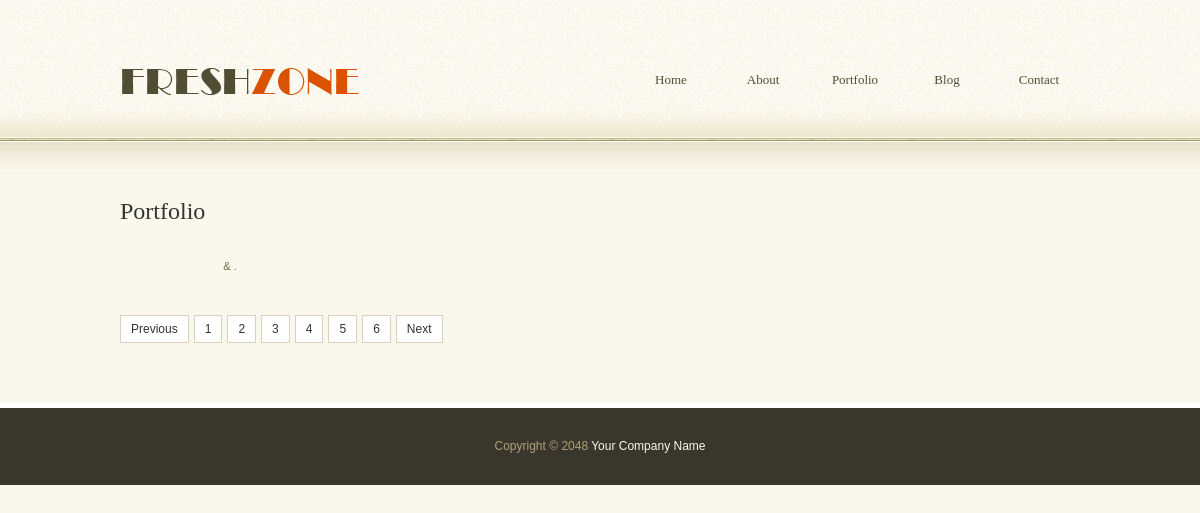
/portfolio/, run on an earlier commit of the app's database.
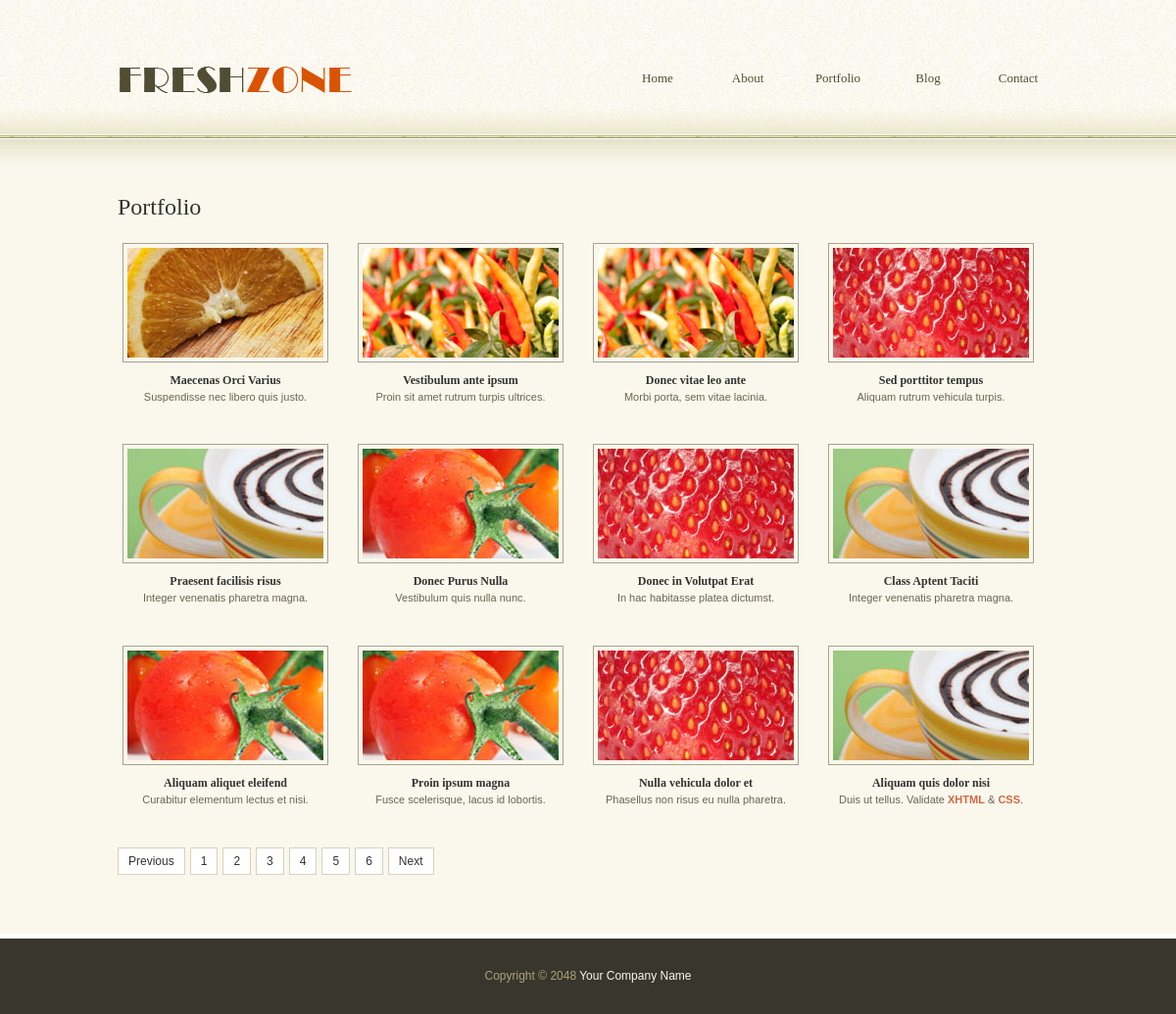
And on a later commit of the database.
### app/models.py (models this page shows, shortened)
class FooterText(models.Model):
    text = models.CharField(max_length=255)
    link_url = models.URLField(max_length=255)
    link_name = models.CharField(max_length=255)
    class Meta:
        verbose_name = "Footer Text"
        verbose_name_plural = "Footer Text"

class Gallery(models.Model):
    title = models.CharField(max_length=255)
    description = models.CharField(max_length=500)
    image_title = models.CharField(max_length=255)
    image_class = models.CharField(max_length=255)
    image = models.ImageField(upload_to="gallery")
    link_url = models.URLField(max_length=255)
    link_name = models.CharField(max_length=255)
    class Meta:
        verbose_name = "Gallery"
        verbose_name_plural = "Gallery"

class Gallery1(models.Model):
    title = models.CharField(max_length=255)
    description = models.CharField(max_length=500)
    image_title = models.CharField(max_length=255)
    image_class = models.CharField(max_length=255)
    image = models.ImageField(upload_to="gallery")
    link_url1 = models.URLField(max_length=255, blank=True, null=True)
    link_name1 = models.CharField(max_length=255, blank=True, null=True)
    link_url2 = models.URLField(max_length=255, blank=True, null=True)
    link_name2 = models.CharField(max_length=255, blank=True, null=True)
    link_url3 = models.URLField(max_length=255, blank=True, null=True)
    link_name3 = models.CharField(max_length=255, blank=True, null=True)
    class Meta:
        verbose_name = "Gallery1"
        verbose_name_plural = "Gallery1"

### app/views.py (the view)
# urls.py: path('portfolio/', views.portfolio, name="portfolio"),
def portfolio(request):
    context = {
        "header_text": HeaderText.objects.all().first(),
        "footer_text": FooterText.objects.all().first(),
        "galleru_main": GalleryMain.objects.all().first(),
        "gallery": Gallery.objects.all(),
        "gallery1": Gallery1.objects.all().first(),
    }
    return render(request, "portfolio.html", context)

### app/templates/portfolio.html (shortened to what this page needs)
{% extends "base.html" %}
{% load static %}
  {% block portfolio_template %}
      <div id="templatemo_main_wrapper">
          <div id="templatemo_main">
          <h2>Portfolio</h2>
						{% for gallery in gallery %}
              <div class="gallery_box">
                  <a href="{{gallery.link_url}}" rel="lightbox[portfolio]">
                    <img src="{{gallery.image.url}}" alt="Portfolio 01" class="{{gallery.image_class}}"/></a>
                  <h5>{{gallery.title}}</h5>
                  <p>{{gallery.description}} </p>
              </div>
						{% endfor %}
              <div class="gallery_box no_margin_right">
                  <a href="{% static "images/portfolio/04.jpg" %} %}" rel="lightbox[portfolio]">
                    <img src="{{gallery1.image.url}}" alt="{{gallery1.image_title}}"
                    class="{{gallery1.image_class}}"/></a>
                  <h5>{{gallery1.title}}</h5>
                  <p>{{gallery1.description}} <a href="{{gallery1.link_url1}}" rel="nofollow">
                    <strong>{{gallery1.link_name1}}</strong></a> &amp; <a href="{{gallery1.link_url2}}"
                    rel="nofollow"><strong>{{gallery1.link_name2}}</strong></a>.</p>
              </div>
              <div class="pagging">
                  <ul>
                      <li><a href="#">Previous</a></li>
                      <li><a href="#">1</a></li>
                      <li><a href="#">2</a></li>
                      <li><a href="#">3</a></li>
                      <li><a href="#">4</a></li>
                      <li><a href="#">5</a></li>
                      <li><a href="#">6</a></li>
                      <li><a href="#">Next</a></li>
                  </ul>
              </div>
          </div>
      </div>
  {% endblock %}

### app/templates/base.html (shortened to what this page needs)
{% load static %}
   <!DOCTYPE html PUBLIC "-//W3C//DTD XHTML 1.0 Transitional//EN" "http://www.w3.org/TR/xhtml1/DTD/xhtml1-transitional.dtd">
    <html xmlns="http://www.w3.org/1999/xhtml">
    <head>
      <link href="{% static "css/templatemo_style.css" %}" rel="stylesheet" type="text/css" />
      <link rel="stylesheet" type="text/css" href="{% static "css/ddsmoothmenu.css" %}" />
    <link rel="stylesheet" type="text/css" media="all" href="{% static "css/jquery.dualSlider.0.2.css" %}" />
    </head>
      <body>
        <div id="templatemo_header_wrapper">
            <div id="templatemo_header">
                <div id="site_title">
									<h1><a href="#">Fresh Zone Template</a></h1>
								</div>
                <div id="templatemo_menu" class="ddsmoothmenu">
                    <ul>
                        <li><a href="{% url 'index' %}" >Home</a></li>
                        <li><a href="{% url 'about' %}">About</a>
                        </li>
                        <li><a href="{% url 'portfolio' %}">Portfolio</a>
                        </li>
                        <li><a href="{% url 'blog' %}">Blog</a></li>
                        <li><a href="{% url 'contact' %}">Contact</a></li>
                    </ul>
                    <br style="clear: left" />
                </div>
            </div>
        </div>
        {% block portfolio_template %}{% endblock %}
        <div id="templatemo_footer_wrapper">
            <div id="templatemo_footer">
                {{footer_text.text}} <a href="{{footer_text.link_url}}">{{footer_text.link_name}}</a>
            </div>
        </div>
      </body>
    </html>

### app/static/css/templatemo_style.css (style rules this page uses)
body { margin: 0; padding: 0; color: #6a6651; font-family: "Lucida Sans Unicode", "Lucida Grande", sans-serif; font-size: 12px; line-height: 1.4em; background-color: #faf8ec; }
a, a:link, a:visited { color: #d46643; font-weight: normal; text-decoration: none; }
p { margin: 0 0 20px 0; padding: 0; }
img { border: none; }
.imgage-with-frame { padding: 4px; border: 1px solid #a6a28d; }
h1, h2, h3, h4, h5, h6 { color: #333; font-weight: normal; font-family: Georgia, "Times New Roman", Times, serif }
h1 { font-size: 48px; margin: 0 0 30px; padding: 5px 0 }
h2 { font-size: 24px; margin: 0 0 25px; padding: 3px 0 }
h5 { font-size: 16px; margin: 0 0 10px; padding: 0; }
#templatemo_header_wrapper { width: 100%; height: 140px; background: url(../images/templatemo_header.jpg) repeat-x }
#templatemo_header { width: 960px; padding: 0 10px; margin: 0 auto; }
#templatemo_main_wrapper { width: 100%; background: url(../images/templatemo_main.jpg) repeat-x top }
#templatemo_main { width: 960px; padding: 60px 10px; margin: 0 auto; }
#templatemo_footer_wrapper { width: 100%; background: #38362d; border-top: 5px solid #ffffff }
#templatemo_footer { width: 960px; padding: 30px 10px; margin: 0 auto; }
#site_title { float: left; }
#site_title a { margin-top: 50px; display: block; font-size: 12px; font-family: Georgia, "Times New Roman", Times, serif; width: 240px; height: 54px; color: #acacac; text-indent: -10000px; background: url(../images/templatemo_logo.png) no-repeat center left; }
#templatemo_menu { float: right }
.gallery_box { float: left; width: 220px; margin: 0 20px 20px 0; text-align: center; }
.gallery_box img { margin-bottom: 10px; }
.gallery_box h5 { font-size: 12px; font-weight: 700; margin-bottom:0; }
.gallery_box p { font-size: 11px; }
.no_margin_right { margin-right: 0 }
.pagging { margin: 0 0 20px; padding: 0; }
.pagging ul { margin: 0; padding: 0; list-style: none; }
.pagging ul li { margin: 0; padding: 0; display: inline; }
.pagging ul li a { float: left; display: block; color: #333; text-decoration: none; margin-right: 5px; padding: 5px 10px; background: #fff; border: 1px solid #d9d0be; }
#templatemo_footer { color: #ada278; text-align: center }
#templatemo_footer a { color: #faf8ec }

### app/static/css/ddsmoothmenu.css (style rules this page uses)
.ddsmoothmenu { margin-top: 65px }
.ddsmoothmenu ul { z-index:100; margin: 0; padding: 0; list-style-type: none; }
.ddsmoothmenu ul li { position: relative; display: inline; float: left; }
.ddsmoothmenu ul li a { display: block; height: 28px; width: 82px; margin-left: 10px; line-height: 30px; font-size: 13px; font-family: Georgia, "Times New Roman", Times, serif; color: #514d34; text-align: center; text-decoration: none; font-weight: 400; outline: none; }

What changed in the data, as far as the page shows it:
added Gallery: image (picture), title "Maecenas Orci Varius", description "Suspendisse nec libero quis justo."
added Gallery: image (picture), title "Vestibulum ante ipsum", description "Proin sit amet rutrum turpis ultrices."
added Gallery: image (picture), title "Donec vitae leo ante", description "Morbi porta, sem vitae lacinia."
added Gallery: image (picture), title "Sed porttitor tempus", description "Aliquam rutrum vehicula turpis."
added Gallery: image (picture), title "Praesent facilisis risus", description "Integer venenatis pharetra magna."
added Gallery: image (picture), title "Donec Purus Nulla", description "Vestibulum quis nulla nunc."
added Gallery: image (picture), title "Donec in Volutpat Erat", description "In hac habitasse platea dictumst."
added Gallery: image (picture), title "Class Aptent Taciti", description "Integer venenatis pharetra magna."
added Gallery: image (picture), title "Aliquam aliquet eleifend", description "Curabitur elementum lectus et nisi."
added Gallery: image (picture), title "Proin ipsum magna", description "Fusce scelerisque, lacus id lobortis."
added Gallery: image (picture), title "Nulla vehicula dolor et", description "Phasellus non risus eu nulla pharetra."
added Gallery1: image (picture), title "Aliquam quis dolor nisi", description "Duis ut tellus. Validate", link_name1 "XHTML", link_name2 "CSS"
